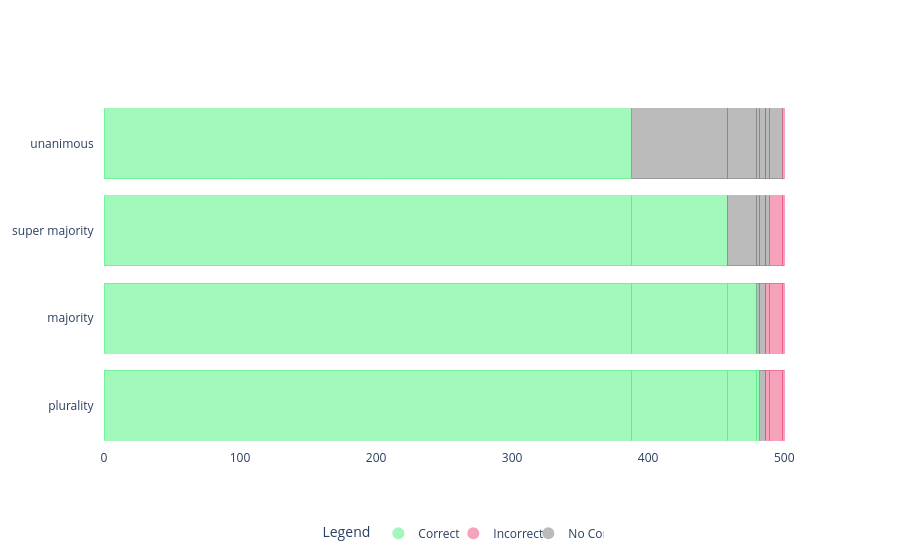

Notebook code cell kept with this figure:
### Markdown cell above
TR Combined Graph Pre

### Code cell
import plotly.graph_objects as go

# set plotly background to white
go.Layout(paper_bgcolor='rgba(0,0,0,0)', plot_bgcolor='rgba(0,0,0,0)')

# Combine all voting schemes into one list
voting_scheme = ['unanimous', 'super majority', 'majority', 'plurality']

# Values for each scheme
values_unanimous = [[388.0], [70.0], [22.0], [2.0], [4.0], [0.0], [3.0], [10.0], [1.0]]
values_super_majority = [[388.0], [70.0], [22.0], [2.0], [4.0], [0.0], [3.0], [10.0], [1.0]]
values_majority = [[388.0], [70.0], [22.0], [2.0], [4.0], [0.0], [3.0], [10.0], [1.0]]
values_plurality = [[388.0], [70.0], [22.0], [2.0], [4.0], [0.0], [3.0], [10.0], [1.0]]

labels = ['uc', 'sc', 'mc', 'pc', 'n', 'pic', 'mic', 'sic', 'uic']

# Colors for the schemes
h = 240
m = 120
l = 70
a = 0.5

green = f'rgba({l}, {h}, {m}, {a})'
gray = f'rgba({m}, {m}, {m}, {a})'
red = f'rgba({h}, {l}, {m}, {a})'

colors_unanimous = {'uc': green,
                    'sc': gray,
                    'mc': gray,
                    'pc': gray,
                    'n': gray,
                    'uic': red,
                    'sic': gray,
                    'mic': gray,
                    'pic': gray}

colors_super_majority = {'uc': green,
                         'sc': green,
                         'mc': gray,
                         'pc': gray,
                         'n': gray,
                         'uic': red,
                         'sic': red,
                         'mic': gray,
                         'pic': gray}

colors_majority = {'uc': green,
                         'sc': green,
                         'mc': green,
                         'pc': gray,
                         'n': gray,
                         'uic': red,
                         'sic': red,
                         'mic': red,
                         'pic': gray}

colors_plurality = {'uc': green,
                         'sc': green,
                         'mc': green,
                         'pc': green,
                         'n': gray,
                         'uic': red,
                         'sic': red,
                         'mic': red,
                         'pic': red}

# Create figure
fig = go.Figure()

# Add traces for 'plurality' voting scheme
for i, value in enumerate(values_plurality):
    fig.add_trace(go.Bar(
        y=['plurality   '],
        x=value,
        name=labels[i] + ' (plurality)',
        orientation='h',
        marker=dict(
            color=colors_plurality[labels[i]],
            line=dict(color=colors_plurality[labels[i]], width=1)  # Thinner line width
        ),
        showlegend=False  # Hide individual bar traces from the legend
    ))

# Add traces for 'majority' voting scheme
for i, value in enumerate(values_majority):
    fig.add_trace(go.Bar(
        y=['majority   '],
        x=value,
        name=labels[i] + ' (majority)',
        orientation='h',
        marker=dict(
            color=colors_majority[labels[i]],
            line=dict(color=colors_majority[labels[i]], width=1)  # Thinner line width
        ),
        showlegend=False  # Hide individual bar traces from the legend
    ))


# Add traces for 'super majority' voting scheme
for i, value in enumerate(values_super_majority):
    fig.add_trace(go.Bar(
        y=['super majority   '],
        x=value,
        name=labels[i] + ' (super majority)',
        orientation='h',
        marker=dict(
            color=colors_super_majority[labels[i]],
            line=dict(color=colors_super_majority[labels[i]], width=1)  # Thinner line width
        ),
        showlegend=False  # Hide individual bar traces from the legend
    ))

# Add traces for 'unanimous' voting scheme
for i, value in enumerate(values_unanimous):
    fig.add_trace(go.Bar(
        y=['unanimous   '],
        x=value,
        name=labels[i] + ' (unanimous)',
        orientation='h',
        marker=dict(
            color=colors_unanimous[labels[i]],
            line=dict(color=colors_unanimous[labels[i]], width=1)  # Thinner line width
        ),
        showlegend=False  # Hide individual bar traces from the legend
    ))

# Update layout for stacking bars and background, and simplified legend
fig.update_layout(
    plot_bgcolor='rgba(0,0,0,0)',
    paper_bgcolor='rgba(0,0,0,0)',
    title='Voting Scheme Validation for Pre-Intervention TR: Groundtruth Reports',
    title_x=0.5,  # Center the title
    barmode='stack',
    yaxis={'categoryorder': 'total ascending'},
    
    # Simplified legend
    legend=dict(
        title="Legend",
        itemsizing='constant',
        traceorder='normal',
        entrywidth=30,
        entrywidthmode='pixels',
        orientation='h',  # Horizontal legend to save space
        x=0.5,  # Position legend in the middle
        xanchor='center',  # Anchor at the center of the legend
        y=-0.2,  # Adjust vertical position
        yanchor='top'
    )
)

# Add custom legend manually (small, simple legend with 3 categories)
fig.add_trace(go.Scatter(
    x=[None],
    y=[None],
    mode='markers',
    marker=dict(size=10, color=green),
    showlegend=True,
    name='Correct'
))

fig.add_trace(go.Scatter(
    x=[None],
    y=[None],
    mode='markers',
    marker=dict(size=10, color=red),
    showlegend=True,
    name='Incorrect'
))

fig.add_trace(go.Scatter(
    x=[None],
    y=[None],
    mode='markers',
    marker=dict(size=10, color=gray),
    showlegend=True,
    name='No Consensus'
))

# Show the plot
fig.show()

### Figure 1 — Plotly figure (JSON) as saved in the notebook; plotly's stock layout.template omitted (floating-point values rounded to 4 significant figures)
{"data": [{"marker": {"color": "rgba(70, 240, 120, 0.5)", "line": {"color": "rgba(70, 240, 120, 0.5)", "width": 1}}, "name": "uc (plurality)", "orientation": "h", "showlegend": false, "type": "bar", "x": [388], "y": ["plurality   "]}, {"marker": {"color": "rgba(70, 240, 120, 0.5)", "line": {"color": "rgba(70, 240, 120, 0.5)", "width": 1}}, "name": "sc (plurality)", "orientation": "h", "showlegend": false, "type": "bar", "x": [70], "y": ["plurality   "]}, {"marker": {"color": "rgba(70, 240, 120, 0.5)", "line": {"color": "rgba(70, 240, 120, 0.5)", "width": 1}}, "name": "mc (plurality)", "orientation": "h", "showlegend": false, "type": "bar", "x": [22], "y": ["plurality   "]}, {"marker": {"color": "rgba(70, 240, 120, 0.5)", "line": {"color": "rgba(70, 240, 120, 0.5)", "width": 1}}, "name": "pc (plurality)", "orientation": "h", "showlegend": false, "type": "bar", "x": [2], "y": ["plurality   "]}, {"marker": {"color": "rgba(120, 120, 120, 0.5)", "line": {"color": "rgba(120, 120, 120, 0.5)", "width": 1}}, "name": "n (plurality)", "orientation": "h", "showlegend": false, "type": "bar", "x": [4], "y": ["plurality   "]}, {"marker": {"color": "rgba(240, 70, 120, 0.5)", "line": {"color": "rgba(240, 70, 120, 0.5)", "width": 1}}, "name": "pic (plurality)", "orientation": "h", "showlegend": false, "type": "bar", "x": [0], "y": ["plurality   "]}, {"marker": {"color": "rgba(240, 70, 120, 0.5)", "line": {"color": "rgba(240, 70, 120, 0.5)", "width": 1}}, "name": "mic (plurality)", "orientation": "h", "showlegend": false, "type": "bar", "x": [3], "y": ["plurality   "]}, {"marker": {"color": "rgba(240, 70, 120, 0.5)", "line": {"color": "rgba(240, 70, 120, 0.5)", "width": 1}}, "name": "sic (plurality)", "orientation": "h", "showlegend": false, "type": "bar", "x": [10], "y": ["plurality   "]}, {"marker": {"color": "rgba(240, 70, 120, 0.5)", "line": {"color": "rgba(240, 70, 120, 0.5)", "width": 1}}, "name": "uic (plurality)", "orientation": "h", "showlegend": false, "type": "bar", "x": [1], "y": ["plurality   "]}, {"marker": {"color": "rgba(70, 240, 120, 0.5)", "line": {"color": "rgba(70, 240, 120, 0.5)", "width": 1}}, "name": "uc (majority)", "orientation": "h", "showlegend": false, "type": "bar", "x": [388], "y": ["majority   "]}, {"marker": {"color": "rgba(70, 240, 120, 0.5)", "line": {"color": "rgba(70, 240, 120, 0.5)", "width": 1}}, "name": "sc (majority)", "orientation": "h", "showlegend": false, "type": "bar", "x": [70], "y": ["majority   "]}, {"marker": {"color": "rgba(70, 240, 120, 0.5)", "line": {"color": "rgba(70, 240, 120, 0.5)", "width": 1}}, "name": "mc (majority)", "orientation": "h", "showlegend": false, "type": "bar", "x": [22], "y": ["majority   "]}, {"marker": {"color": "rgba(120, 120, 120, 0.5)", "line": {"color": "rgba(120, 120, 120, 0.5)", "width": 1}}, "name": "pc (majority)", "orientation": "h", "showlegend": false, "type": "bar", "x": [2], "y": ["majority   "]}, {"marker": {"color": "rgba(120, 120, 120, 0.5)", "line": {"color": "rgba(120, 120, 120, 0.5)", "width": 1}}, "name": "n (majority)", "orientation": "h", "showlegend": false, "type": "bar", "x": [4], "y": ["majority   "]}, {"marker": {"color": "rgba(120, 120, 120, 0.5)", "line": {"color": "rgba(120, 120, 120, 0.5)", "width": 1}}, "name": "pic (majority)", "orientation": "h", "showlegend": false, "type": "bar", "x": [0], "y": ["majority   "]}, {"marker": {"color": "rgba(240, 70, 120, 0.5)", "line": {"color": "rgba(240, 70, 120, 0.5)", "width": 1}}, "name": "mic (majority)", "orientation": "h", "showlegend": false, "type": "bar", "x": [3], "y": ["majority   "]}, {"marker": {"color": "rgba(240, 70, 120, 0.5)", "line": {"color": "rgba(240, 70, 120, 0.5)", "width": 1}}, "name": "sic (majority)", "orientation": "h", "showlegend": false, "type": "bar", "x": [10], "y": ["majority   "]}, {"marker": {"color": "rgba(240, 70, 120, 0.5)", "line": {"color": "rgba(240, 70, 120, 0.5)", "width": 1}}, "name": "uic (majority)", "orientation": "h", "showlegend": false, "type": "bar", "x": [1], "y": ["majority   "]}, {"marker": {"color": "rgba(70, 240, 120, 0.5)", "line": {"color": "rgba(70, 240, 120, 0.5)", "width": 1}}, "name": "uc (super majority)", "orientation": "h", "showlegend": false, "type": "bar", "x": [388], "y": ["super majority   "]}, {"marker": {"color": "rgba(70, 240, 120, 0.5)", "line": {"color": "rgba(70, 240, 120, 0.5)", "width": 1}}, "name": "sc (super majority)", "orientation": "h", "showlegend": false, "type": "bar", "x": [70], "y": ["super majority   "]}, {"marker": {"color": "rgba(120, 120, 120, 0.5)", "line": {"color": "rgba(120, 120, 120, 0.5)", "width": 1}}, "name": "mc (super majority)", "orientation": "h", "showlegend": false, "type": "bar", "x": [22], "y": ["super majority   "]}, {"marker": {"color": "rgba(120, 120, 120, 0.5)", "line": {"color": "rgba(120, 120, 120, 0.5)", "width": 1}}, "name": "pc (super majority)", "orientation": "h", "showlegend": false, "type": "bar", "x": [2], "y": ["super majority   "]}, {"marker": {"color": "rgba(120, 120, 120, 0.5)", "line": {"color": "rgba(120, 120, 120, 0.5)", "width": 1}}, "name": "n (super majority)", "orientation": "h", "showlegend": false, "type": "bar", "x": [4], "y": ["super majority   "]}, {"marker": {"color": "rgba(120, 120, 120, 0.5)", "line": {"color": "rgba(120, 120, 120, 0.5)", "width": 1}}, "name": "pic (super majority)", "orientation": "h", "showlegend": false, "type": "bar", "x": [0], "y": ["super majority   "]}, {"marker": {"color": "rgba(120, 120, 120, 0.5)", "line": {"color": "rgba(120, 120, 120, 0.5)", "width": 1}}, "name": "mic (super majority)", "orientation": "h", "showlegend": false, "type": "bar", "x": [3], "y": ["super majority   "]}, {"marker": {"color": "rgba(240, 70, 120, 0.5)", "line": {"color": "rgba(240, 70, 120, 0.5)", "width": 1}}, "name": "sic (super majority)", "orientation": "h", "showlegend": false, "type": "bar", "x": [10], "y": ["super majority   "]}, {"marker": {"color": "rgba(240, 70, 120, 0.5)", "line": {"color": "rgba(240, 70, 120, 0.5)", "width": 1}}, "name": "uic (super majority)", "orientation": "h", "showlegend": false, "type": "bar", "x": [1], "y": ["super majority   "]}, {"marker": {"color": "rgba(70, 240, 120, 0.5)", "line": {"color": "rgba(70, 240, 120, 0.5)", "width": 1}}, "name": "uc (unanimous)", "orientation": "h", "showlegend": false, "type": "bar", "x": [388], "y": ["unanimous   "]}, {"marker": {"color": "rgba(120, 120, 120, 0.5)", "line": {"color": "rgba(120, 120, 120, 0.5)", "width": 1}}, "name": "sc (unanimous)", "orientation": "h", "showlegend": false, "type": "bar", "x": [70], "y": ["unanimous   "]}, {"marker": {"color": "rgba(120, 120, 120, 0.5)", "line": {"color": "rgba(120, 120, 120, 0.5)", "width": 1}}, "name": "mc (unanimous)", "orientation": "h", "showlegend": false, "type": "bar", "x": [22], "y": ["unanimous   "]}, {"marker": {"color": "rgba(120, 120, 120, 0.5)", "line": {"color": "rgba(120, 120, 120, 0.5)", "width": 1}}, "name": "pc (unanimous)", "orientation": "h", "showlegend": false, "type": "bar", "x": [2], "y": ["unanimous   "]}, {"marker": {"color": "rgba(120, 120, 120, 0.5)", "line": {"color": "rgba(120, 120, 120, 0.5)", "width": 1}}, "name": "n (unanimous)", "orientation": "h", "showlegend": false, "type": "bar", "x": [4], "y": ["unanimous   "]}, {"marker": {"color": "rgba(120, 120, 120, 0.5)", "line": {"color": "rgba(120, 120, 120, 0.5)", "width": 1}}, "name": "pic (unanimous)", "orientation": "h", "showlegend": false, "type": "bar", "x": [0], "y": ["unanimous   "]}, {"marker": {"color": "rgba(120, 120, 120, 0.5)", "line": {"color": "rgba(120, 120, 120, 0.5)", "width": 1}}, "name": "mic (unanimous)", "orientation": "h", "showlegend": false, "type": "bar", "x": [3], "y": ["unanimous   "]}, {"marker": {"color": "rgba(120, 120, 120, 0.5)", "line": {"color": "rgba(120, 120, 120, 0.5)", "width": 1}}, "name": "sic (unanimous)", "orientation": "h", "showlegend": false, "type": "bar", "x": [10], "y": ["unanimous   "]}, {"marker": {"color": "rgba(240, 70, 120, 0.5)", "line": {"color": "rgba(240, 70, 120, 0.5)", "width": 1}}, "name": "uic (unanimous)", "orientation": "h", "showlegend": false, "type": "bar", "x": [1], "y": ["unanimous   "]}, {"marker": {"color": "rgba(70, 240, 120, 0.5)", "size": 10}, "mode": "markers", "name": "Correct", "showlegend": true, "type": "scatter", "x": [null], "y": [null]}, {"marker": {"color": "rgba(240, 70, 120, 0.5)", "size": 10}, "mode": "markers", "name": "Incorrect", "showlegend": true, "type": "scatter", "x": [null], "y": [null]}, {"marker": {"color": "rgba(120, 120, 120, 0.5)", "size": 10}, "mode": "markers", "name": "No Consensus", "showlegend": true, "type": "scatter", "x": [null], "y": [null]}], "layout": {"barmode": "stack", "legend": {"entrywidth": 30, "entrywidthmode": "pixels", "itemsizing": "constant", "orientation": "h", "title": {"text": "Legend"}, "traceorder": "normal", "x": 0.5, "xanchor": "center", "y": -0.2, "yanchor": "top"}, "paper_bgcolor": "rgba(0,0,0,0)", "plot_bgcolor": "rgba(0,0,0,0)", "yaxis": {"categoryorder": "total ascending"}}}
